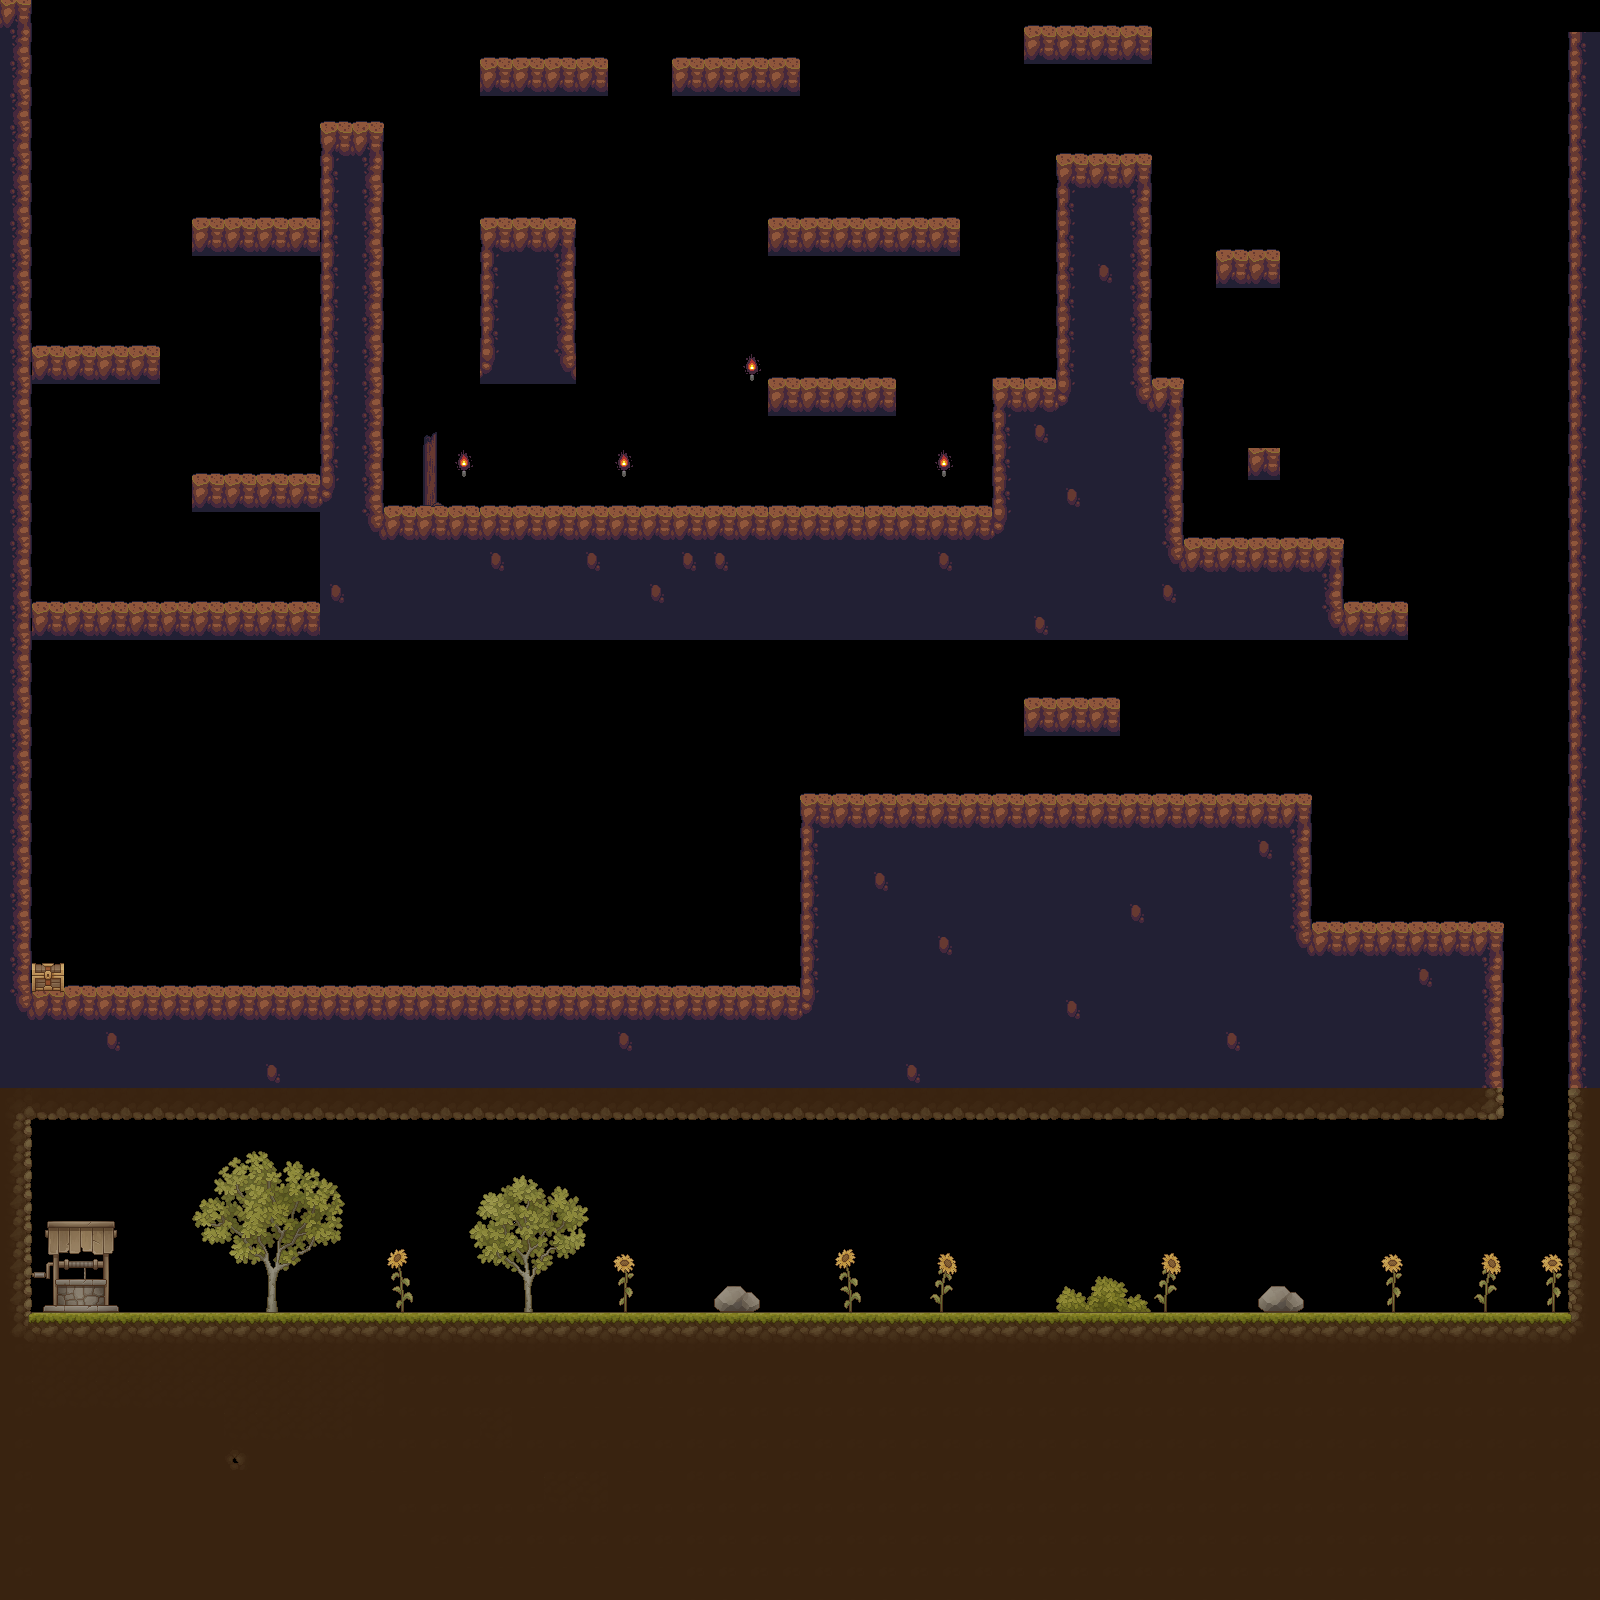

The image is a tile-based game level rendered from a .tmx file. Its description and source (layers, tilesets, objects; grid data summarised) follow:
An orthogonal 50x50 tile map with 32x32 px tiles, 3 tile layers (backgroundTiles, tiles, foregroundTiles), 6 tilesets and 28 objects.

<map version="1.10" tiledversion="1.11.0" orientation="orthogonal" renderorder="right-down" width="50" height="50" tilewidth="32" tileheight="32" infinite="0" nextlayerid="11" nextobjectid="60">
 <tileset firstgid="1" source="cave_tileset.tsx" />
 <tileset firstgid="71" source="tileFiles/Tileset Ground.tsx" />
 <tileset firstgid="327" source="tileFiles/FX Torch Flame.tsx" />
 <tileset firstgid="343" source="tileFiles/FX Flame.tsx" />
 <tileset firstgid="379" source="tileFiles/Chest Animation.tsx" />
 <tileset firstgid="635" source="tileFiles/Village Props.tsx" />
 <objectgroup id="4" name="collision">
  <object id="5" x="320" y="512" width="544" height="128" />
  <object id="6" x="864" y="512" width="320" height="128" />
  <object id="8" x="992" y="384" width="192" height="128" />
  <object id="9" x="320" y="128" width="64" height="384" />
  <object id="10" x="1184" y="544" width="160" height="96" />
  <object id="11" x="1248" y="448" width="32" height="32" />
  <object id="18" x="1056" y="160" width="96" height="224" />
  <object id="20" x="480" y="224" width="96" height="160" />
  <object id="21" x="768" y="384" width="128" height="32" />
  <object id="22" x="768" y="224" width="192" height="32" />
  <object id="24" x="480" y="64" width="128" height="32" />
  <object id="25" x="672" y="64" width="128" height="32" />
  <object id="26" x="1024" y="32" width="128" height="32" />
  <object id="28" x="1216" y="256" width="64" height="32" />
  <object id="30" x="192" y="224" width="128" height="32" />
  <object id="31" x="32" y="352" width="128" height="32" />
  <object id="32" x="192" y="480" width="128" height="32" />
  <object id="33" x="32" y="608" width="288" height="32" />
  <object id="34" x="800" y="800" width="512" height="320" />
  <object id="35" x="1312" y="928" width="192" height="192" />
  <object id="36" x="32" y="992" width="768" height="128" />
  <object id="37" x="1344" y="608" width="64" height="32" />
  <object id="38" x="0" y="0" width="32" height="1600" />
  <object id="39" x="1568" y="0" width="32" height="1600" />
  <object id="40" x="1024" y="704" width="96" height="32" />
  <object id="44" x="0" y="1312" width="1600" height="288" />
 </objectgroup>
 <objectgroup id="7" name="playerSpawn">
  <object id="42" x="416" y="416" width="32" height="32" />
 </objectgroup>
 <layer id="8" name="backgroundTiles" width="50" height="50">
  <data>[2500 cells, 85 non-empty, 73 distinct tile ids]</data>
 </layer>
 <layer id="1" name="tiles" width="50" height="50">
  <data>[2500 cells, 1301 non-empty, 33 distinct tile ids]</data>
 </layer>
 <objectgroup id="6" name="endgoal">
  <object id="14" x="32.4242" y="952.698" width="32" height="32" />
 </objectgroup>
 <layer id="10" name="foregroundTiles" width="50" height="50">
  <data>[2500 cells, 10 non-empty, 10 distinct tile ids]</data>
 </layer>
</map>
